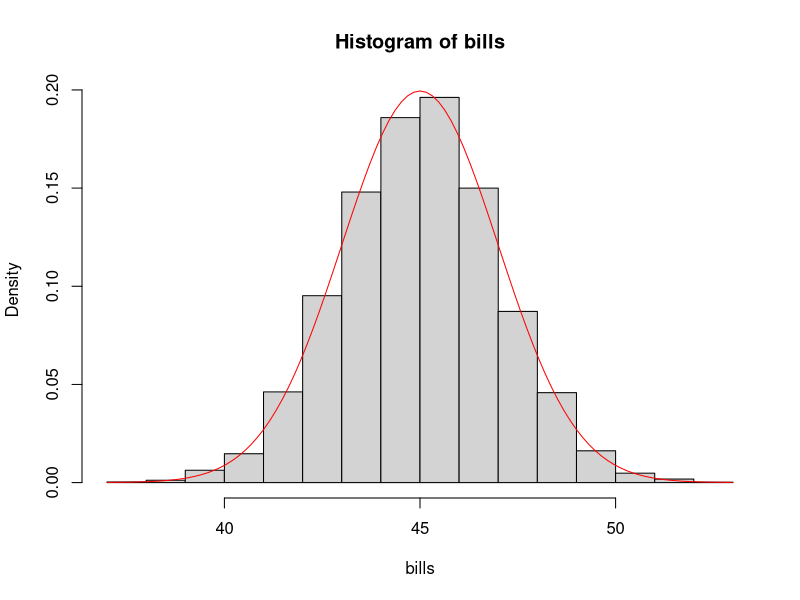
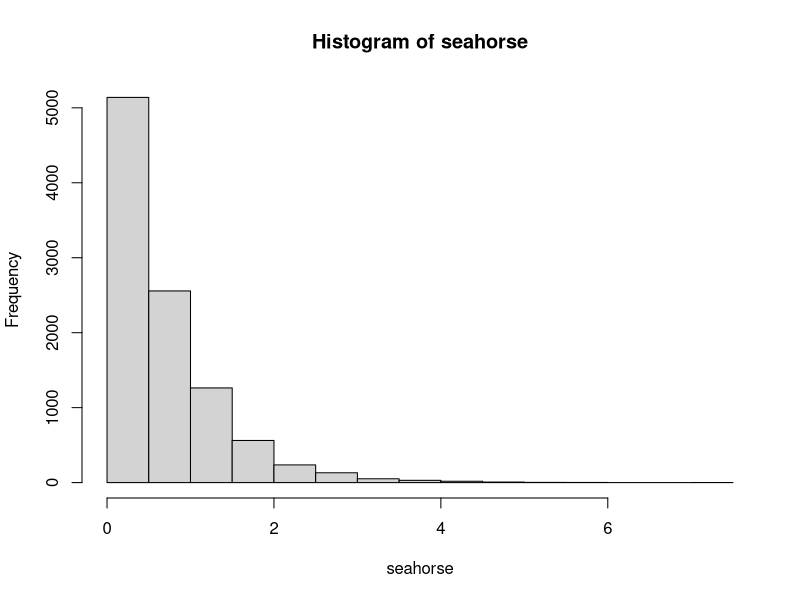
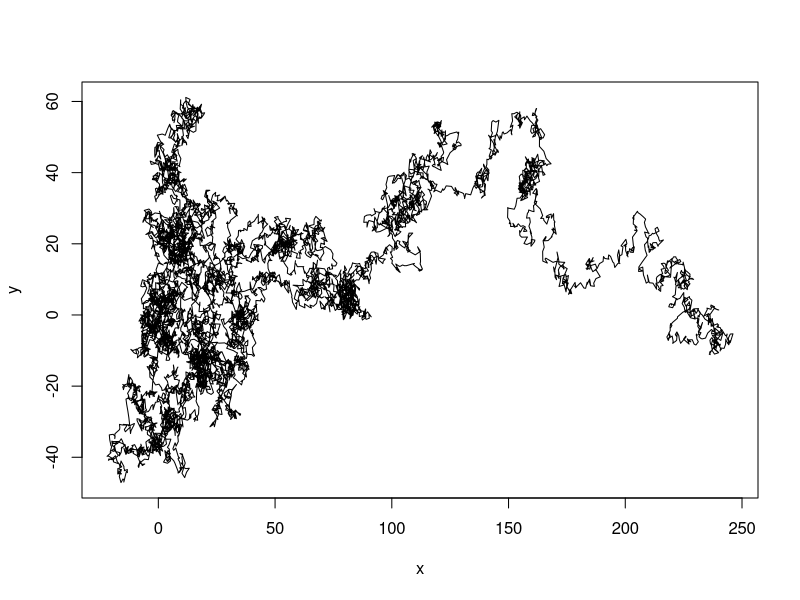

The R script that drew these images, in order:
# Slump & simulering

## Load data ----
peng <- palmerpenguins::penguins

## Filter for species == "Gentoo"
gentoo <- peng[peng$species == "Gentoo",]
# gentoo2 <- subset(peng, species == "Gentoo")

## Mean bill length by sex ----
aggregate(bill_length_mm ~ sex,
          data = gentoo,
          FUN = mean)

## Sampling ----
urval <- sample(1:nrow(gentoo), 20)
gentoo_sample <- gentoo[urval,]

### Sample means
aggregate(bill_length_mm ~ sex,
          data = gentoo_sample,
          FUN = mean)

## Normal dist. ----
bills <- rnorm(10000, 45, 2) # rnorm( n, väntevärde, SD)

hist(bills, freq = F)
curve(dnorm(x, mean = 45, sd = 2),
      col = "red",
      add = T)

## Sjöhästar ----
seahorse <- rexp(10000, 1.5)

hist(seahorse)
mean(seahorse) # mean lifetime in years
mean(seahorse*12) # mean lifetime in months

### Sjöhästar som når vuxen ålder > 6 månader
seahorse_adult <- seahorse * 12 # convert to months
seahorse_adult <- seahorse_adult[seahorse_adult > 6]

mean(seahorse_adult)

## Browns rörelse ----
x = c(0) # Tidpunkt 1
y = c(0)

for (i in 2:10000) {
  x[i] <- x[i-1] + rnorm(1)
  y[i] <- y[i-1] + rnorm(1)
}

plot(x,y, type = "l")

## Back to Gentoo bills ----
intervall <- t.test(bills)$conf.int

## Check that CI is 45 in over 95% of cases
intervall2_accuracy <- c()
for (i in 1:10000) {
  bills2 <- rnorm(20, 45, 2)
  intervall2 <- t.test(bills2)$conf.int
  intervall2_accuracy[i] <- ifelse(intervall2[1] < 45 & intervall2[2] > 45, T, F)
}
mean(intervall2_accuracy)

# Inlämnings quiz ----
## Fråga 1
gentoo_f <- gentoo[gentoo$sex == "female",]
urval <- sample(1:nrow(gentoo_f), 20)
gentoo_sample <- gentoo_f[urval,]
bills3 <- gentoo_sample$bill_length_mm
# bills3 <- na.omit(bills3)
bills3 <- gentoo$bill_length_mm

t.test(bills3, conf.level = 0.16)$conf.int
t.test(bills3, conf.level = 0.84)$conf.int
# t.test(bills3, conf.level = 0.90)$conf.int
t.test(bills3, conf.level = 0.95)$conf.int
# t.test(bills3, conf.level = 0.99)$conf.int

bills4 <- rnorm(20, 45, 2)
t.test(bills4, conf.level = 0.66)$conf.int
t.test(bills4, conf.level = 0.84)$conf.int
t.test(bills4, conf.level = 0.95)$conf.int

